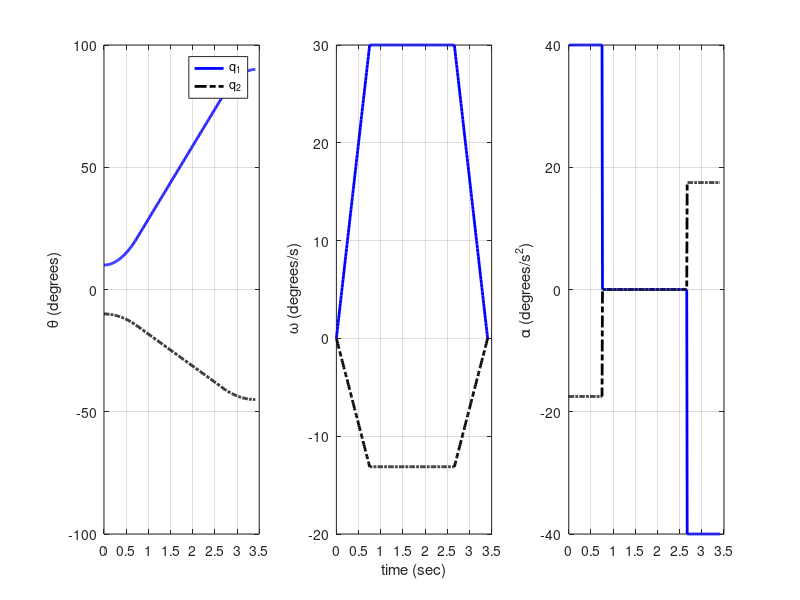

Write MATLAB code to recreate this figure.
%% 
% 	Fundamentals of Robotics: Practical Case Studies with Matlab & Python
%   By Prof. Hamid D. Taghirad
%   Copyright CRC - Press @2025
%
%   This code provides Trajectory planning of 2R Robot
%   By Linear with parabolic blend (Time optimal)
%   Problem 5.16 
%
%% Parameter Definitions
clear all, clc; clf;

%   Initial and final conditions

a=[1; 0.707];
q0=[10 -10]; 
qf=[90 -45];
eta=((qf(2)-q0(2))/(qf(1)-q0(1)));
omax=30;amax=40;

%   Defining time and trajectories
tf=1/omax*(qf(1)-q0(1))+omax/amax;
%tf=round(tf,2);
ts=0.01;
tb=omax/amax;
Omega=omax*[1 eta];
alpha=amax*[1 eta];


t=0:ts:tf;t=t'; 
t1=0:ts:tb;t1=t1';
t2=tb+ts:ts:tf-tb;, t2=t2';
t3=tf-tb+ts:ts:tf;t3=t3';
q=[q0+1/2*alpha.*t1.^2
    q0+Omega.*(t2-tb/2)
    q0+Omega.*(t3-1/2*tb)-1/2*alpha.*(t3-tf+tb).^2];
dq= [alpha.*t1
    Omega.*ones(size(t2))
    Omega-alpha.*(t3-tf+tb)];
d2q=[alpha+zeros(size(t1))
    alpha.*zeros(size(t2))
    -alpha+zeros(size(t3))];

%%   Final trajectory in joint space
%   Figure 5.18 of the book
figure(1)
subplot(1,3,1)
plot(t,q(:,1),'b', t,q(:,2),'-.k'), grid
ylabel('\theta (degrees)'), legend('q_1', 'q_2')
subplot(1,3,2)
plot(t,dq(:,1),'b', t,dq(:,2),'-.k'), grid
xlabel('time (sec)'), ylabel(' \omega (degrees/s)')
subplot(1,3,3)
plot(t,d2q(:,1),'b', t,d2q(:,2),'-.k'), grid
ylabel('\alpha (degrees/s^2)')
set(findall(figure(1),'type','line'),'linewidth',2)

